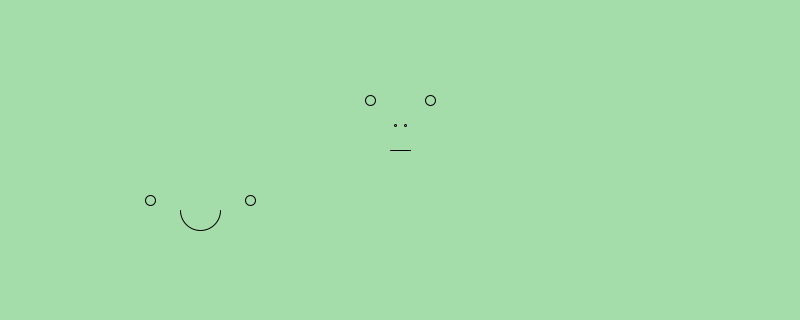
Frame 1 (no input)
Frame 60 (the mouse pressed at the canvas centre just before this capture): identical to frame 1, image omitted
Frame 120 (the mouse held since frame 60 and released just before this capture): identical to frame 1, image omitted

The Processing sketch that drew this single still picture (run headless with seeded random() and noise(); from frame 60 on, the mouse is pressed at the canvas centre):

// Processing sketch: sketch_02_methods
// ── sketch_02_methods.pde
void setup()
{
  size(800,320);
}
void draw()
{
  background(164 ,221,169  );
  drawMonkeyFace();
  drawPufferfishFace();
}

void drawMonkeyFace()
{
  noFill();
  ellipse((width/2) - 30,100,10,10);
  
  ellipse((width/2) + 30,100,10,10);
  
  ellipse(width/2 -5,125,2,2);
  ellipse(width/2 +5,125,2,2);
  
  line(width/2 -10,150,width/2+10,150);
}
void drawPufferfishFace()
{
  noFill();
  ellipse((width/4) - 50,200,10,10);
  
  ellipse((width/4) + 50,200,10,10);
  
  arc((width/4), 210, 40, 40, 0, PI);
}
